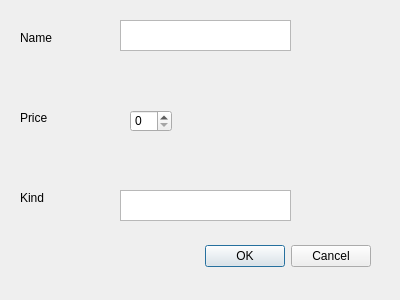
<?xml version="1.0" encoding="UTF-8"?>
<ui version="4.0">
 <class>dialog_add_dishes</class>
 <widget class="QDialog" name="dialog_add_dishes">
  <property name="geometry">
   <rect>
    <x>0</x>
    <y>0</y>
    <width>400</width>
    <height>300</height>
   </rect>
  </property>
  <property name="windowTitle">
   <string>Dialog</string>
  </property>
  <widget class="QDialogButtonBox" name="buttonBox">
   <property name="geometry">
    <rect>
     <x>30</x>
     <y>240</y>
     <width>341</width>
     <height>32</height>
    </rect>
   </property>
   <property name="orientation">
    <enum>Qt::Horizontal</enum>
   </property>
   <property name="standardButtons">
    <set>QDialogButtonBox::Cancel|QDialogButtonBox::Ok</set>
   </property>
  </widget>
  <widget class="QLabel" name="label_name">
   <property name="geometry">
    <rect>
     <x>20</x>
     <y>30</y>
     <width>55</width>
     <height>16</height>
    </rect>
   </property>
   <property name="text">
    <string>Name</string>
   </property>
  </widget>
  <widget class="QLabel" name="label_price">
   <property name="geometry">
    <rect>
     <x>20</x>
     <y>110</y>
     <width>55</width>
     <height>16</height>
    </rect>
   </property>
   <property name="text">
    <string>Price</string>
   </property>
  </widget>
  <widget class="QLabel" name="label_kind">
   <property name="geometry">
    <rect>
     <x>20</x>
     <y>190</y>
     <width>55</width>
     <height>16</height>
    </rect>
   </property>
   <property name="text">
    <string>Kind</string>
   </property>
  </widget>
  <widget class="QPlainTextEdit" name="plainTextEdit_name">
   <property name="geometry">
    <rect>
     <x>120</x>
     <y>20</y>
     <width>171</width>
     <height>31</height>
    </rect>
   </property>
  </widget>
  <widget class="QPlainTextEdit" name="plainTextEdit_kind">
   <property name="geometry">
    <rect>
     <x>120</x>
     <y>190</y>
     <width>171</width>
     <height>31</height>
    </rect>
   </property>
  </widget>
  <widget class="QSpinBox" name="spinBox_price">
   <property name="geometry">
    <rect>
     <x>130</x>
     <y>110</y>
     <width>42</width>
     <height>22</height>
    </rect>
   </property>
   <property name="maximum">
    <number>500</number>
   </property>
  </widget>
 </widget>
 <resources/>
 <connections>
  <connection>
   <sender>buttonBox</sender>
   <signal>accepted()</signal>
   <receiver>dialog_add_dishes</receiver>
   <slot>accept()</slot>
   <hints>
    <hint type="sourcelabel">
     <x>248</x>
     <y>254</y>
    </hint>
    <hint type="destinationlabel">
     <x>157</x>
     <y>274</y>
    </hint>
   </hints>
  </connection>
  <connection>
   <sender>buttonBox</sender>
   <signal>rejected()</signal>
   <receiver>dialog_add_dishes</receiver>
   <slot>reject()</slot>
   <hints>
    <hint type="sourcelabel">
     <x>316</x>
     <y>260</y>
    </hint>
    <hint type="destinationlabel">
     <x>286</x>
     <y>274</y>
    </hint>
   </hints>
  </connection>
 </connections>
</ui>
